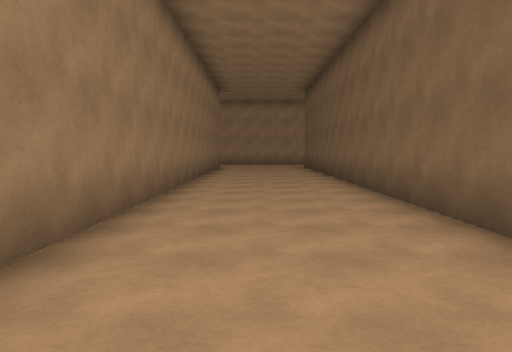
view 1 (above)

24 first-person views from a walk through a scene from a Unity 3-D project. The camera is 1.5 m above the floor, tilts 4° down and sees 70° across. The floor is counted in squares, 2 m on a side. Each view is taken from the middle of a square. On the plan, view 1 faces up. The plan holds only what a view shows up to about 11 squares ahead; the rest is blank. The place goes on beyond the plan. The player is left out.

view 2
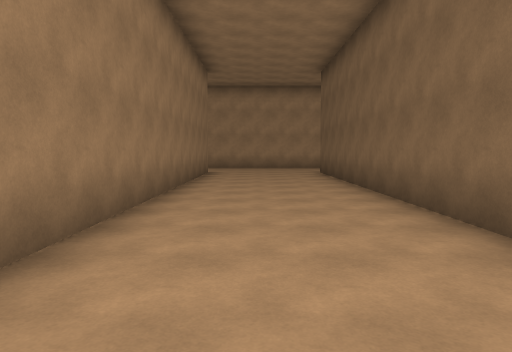

view 3
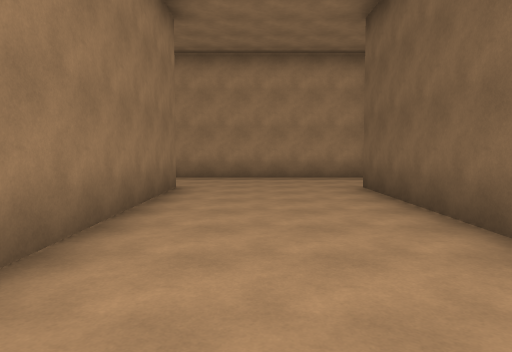

view 4
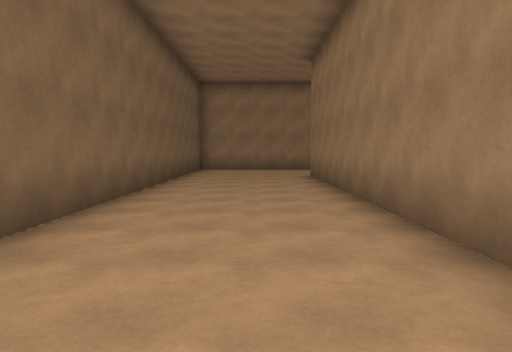

view 5
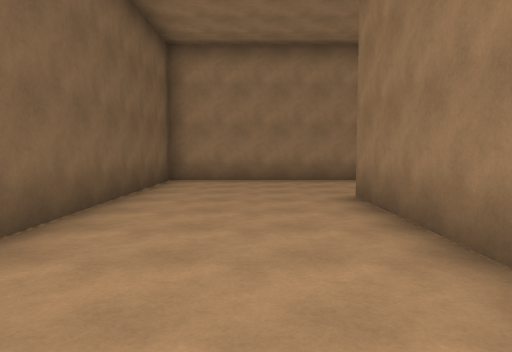

view 6
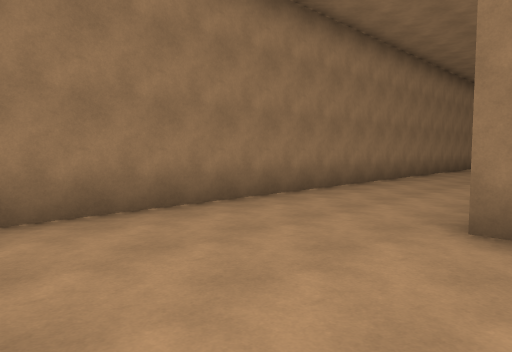

view 7
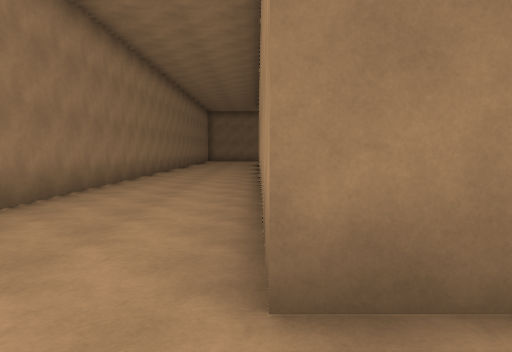

view 8
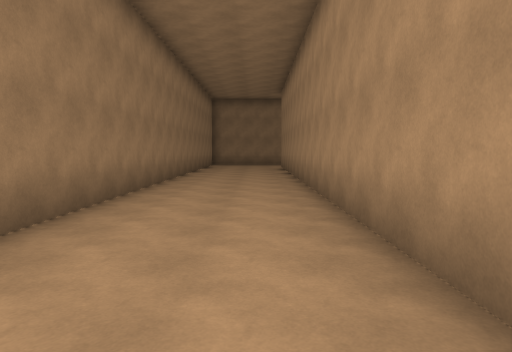

view 9
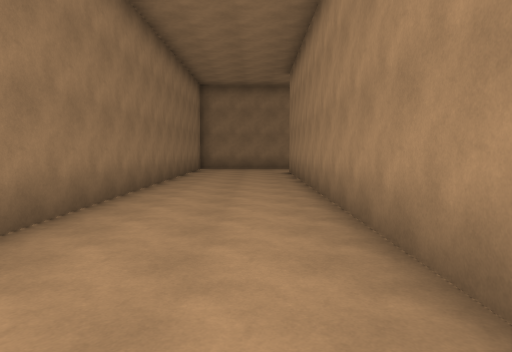

view 10
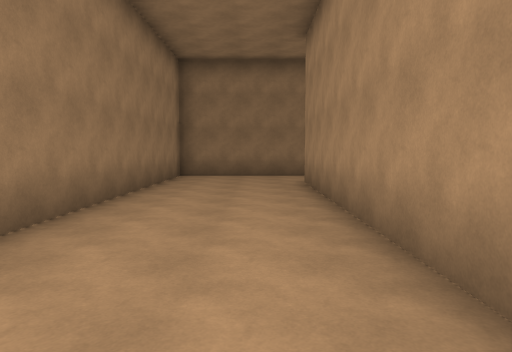

view 11
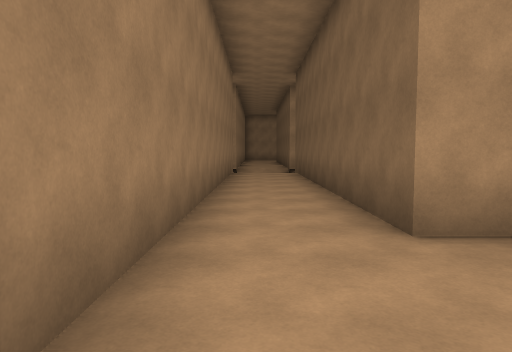

view 12
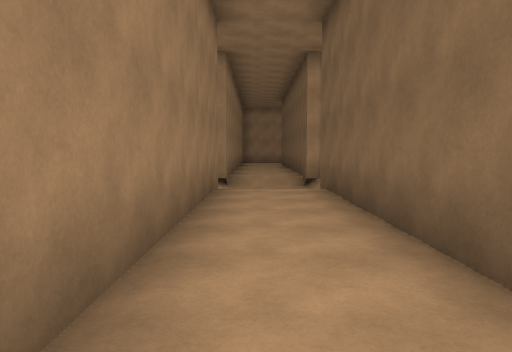

view 13
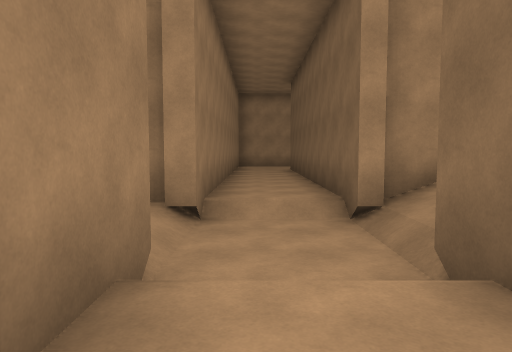

view 14
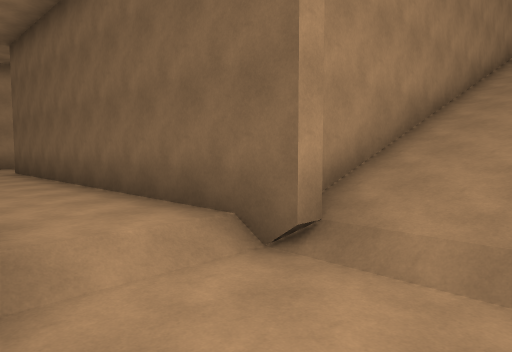

view 15
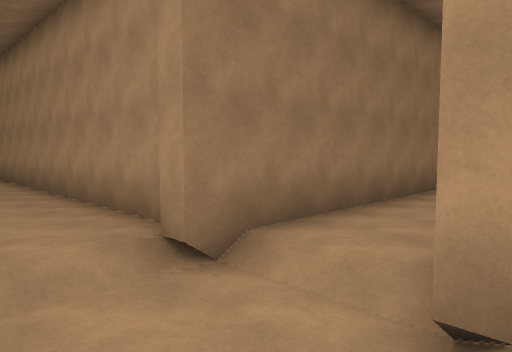

view 16
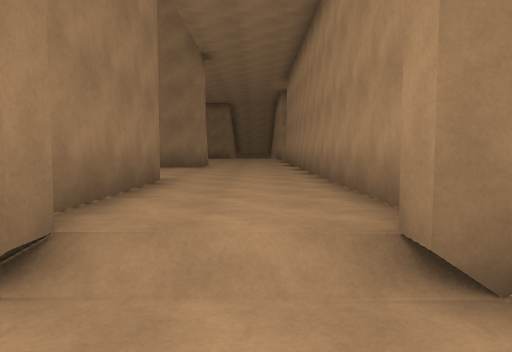

view 17
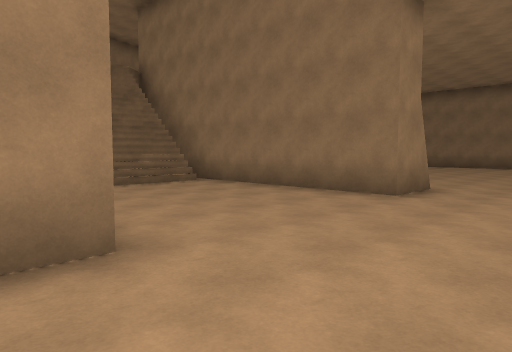

view 18
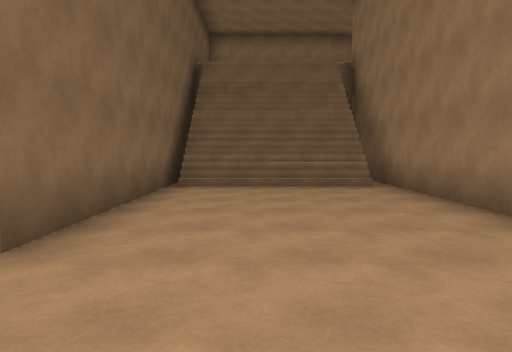

view 19
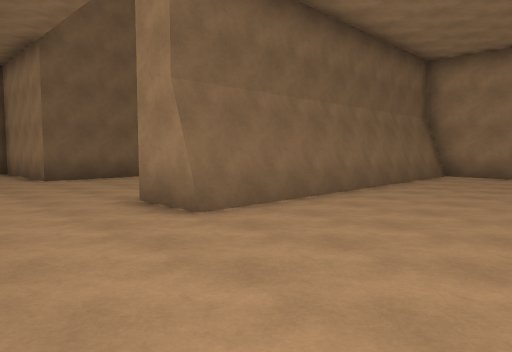

view 20
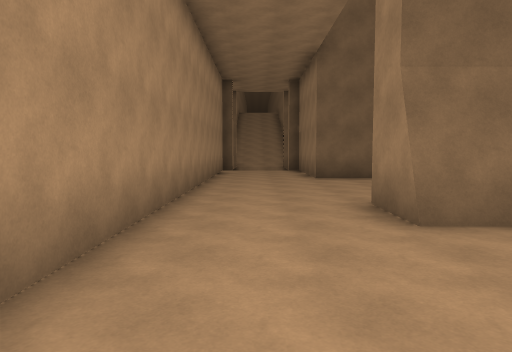

view 21
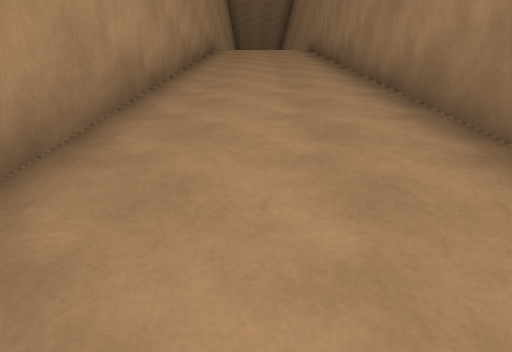

view 22
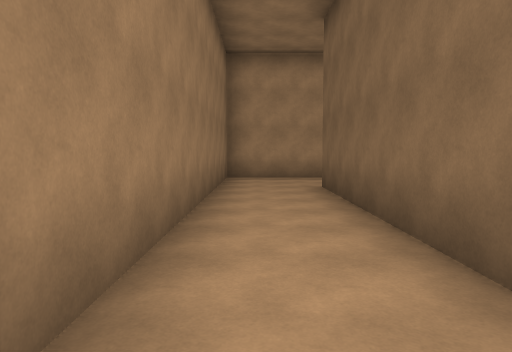

view 23
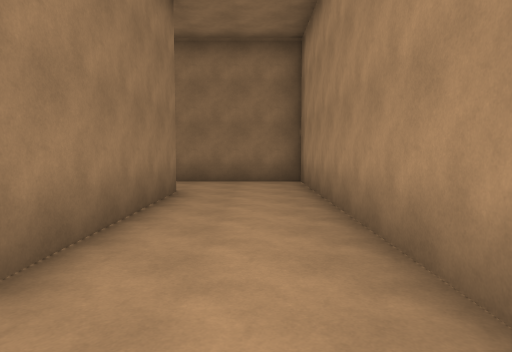

view 24
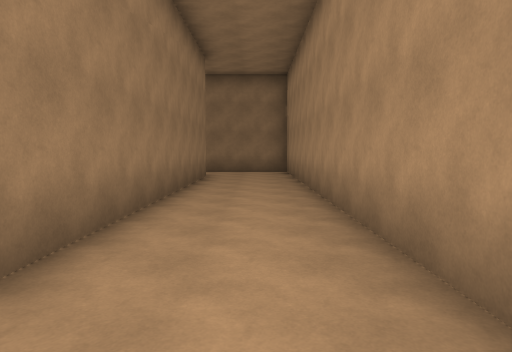

### Floor plan
Key: @ floor where view 1 was taken; # wall or solid block; . main floor; - floor 0.5 m lower than the main floor; : floor 7 m higher than the main floor; / step, stairs or slope.
Columns run from 39 left of view 1 to 3 right of it. Each row starts with its distance up from view 1.
 19               ############           ######
 18               #.............         ......
 17               #............          .....
 16               #..#########           #....#
 15               #..#                   #....#
 14               #..#                   #....#
 13               #..#                   #....#
 12               #..#                   #....#
 11               #..#                   #....#
 10               #..#                   #....#
  9               #..#                   #....#
  8   #############.############         #....#
  7 ..............#-#///////////         :....#
  6 ............../--///////////         :....#
  5 ............../--///////////         :....#
  4 ....##....#####//###########         #....#
  3 ....##....#   #..#                   #....#
  2  ...##....#   #..#                   #....#
  1  ...##....#   #..#                   #....#
  0  ...##....#   #..#                   #.@..#
 -1  ...##////#   #..#                   #....#
 -2   ..##////#   #..#                   #....#
 -3   ..##////#   #..#                   #....#
 -4   .###////#   #..#                   #....#
 -5   ##          #.......##########  ####....#
 -6               #...........................#
 -7               #...........................#
 -8               #...........................#
 -9               #############################

Where each view was taken, in squares from view 1:
view 1: 0 up, 0 right, facing up
view 2: 4 up, 0 right, facing up
view 3: 9 up, 0 right, facing up
view 4: 6 up, 0 right, facing down
view 5: 1 up, 0 right, facing down
view 6: 4 down, 2 right, facing down-left
view 7: 5 down, 0 right, facing left
view 8: 6 down, 6 left, facing left
view 9: 6 down, 10 left, facing left
view 10: 6 down, 14 left, facing left
view 11: 8 down, 24 left, facing up
view 12: 3 down, 24 left, facing up
view 13: 2 up, 24 left, facing up
view 14: 5 up, 25 left, facing up-right
view 15: 5 up, 22 left, facing up-left
view 16: 6 up, 23 left, facing left
view 17: 7 up, 28 left, facing down-left
view 18: 7 up, 31 left, facing down
view 19: 7 up, 39 left, facing down-right
view 20: 6 up, 39 left, facing right
view 21: 6 up, 23 left, facing right
view 22: 9 up, 24 left, facing up
view 23: 18 up, 16 left, facing left
view 24: 18 up, 12 left, facing left
